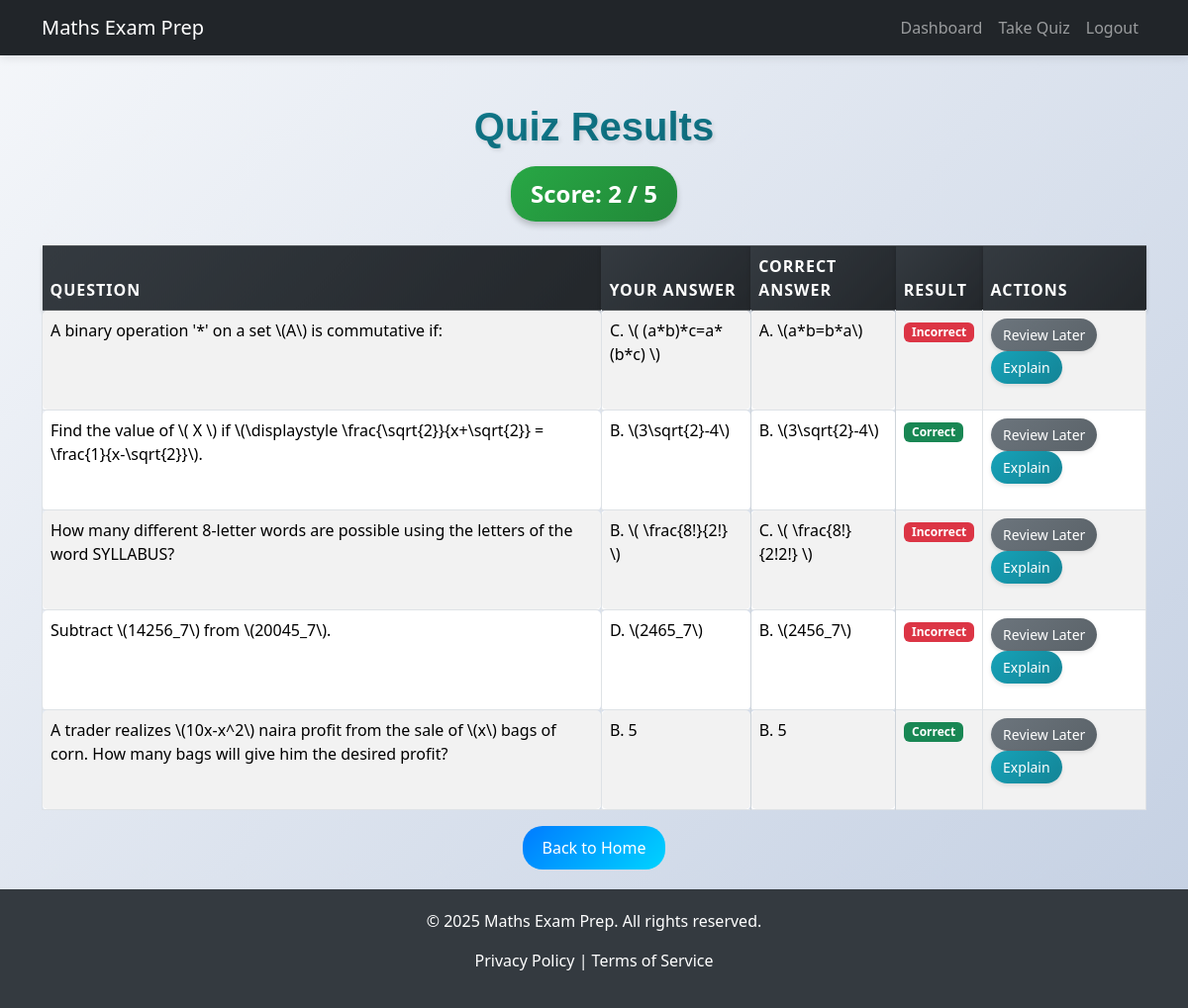
The page /results (signed in) on the database its author committed.
### app/models.py (models this page shows, shortened)
class Question(db.Model):
    id = db.Column(db.Integer, primary_key=True)
    topic = db.Column(db.String(100), nullable=False)
    difficulty = db.Column(db.Integer, nullable=False)
    question_text = db.Column(db.Text, nullable=False)
    option_a = db.Column(db.Text, nullable=False)
    option_b = db.Column(db.Text, nullable=False)
    option_c = db.Column(db.Text, nullable=False)
    option_d = db.Column(db.Text, nullable=False)
    correct_option = db.Column(db.String(10), nullable=False)
    explanation = db.Column(db.Text, nullable=True)
    exam_year = db.Column(db.String(50), nullable=True)  # New metadata field

### app/routes.py (the view)
@app.route('/results')
@login_required
def results():
    responses = UserResponse.query.filter_by(user_id=current_user.id).order_by(UserResponse.id.desc()).limit(5).all()
    if not responses:
        flash('No quiz results found. Please take the quiz first.', 'warning')
        return redirect(url_for('quiz'))
    score = sum(1 for r in responses if r.is_correct)
    total_questions = len(responses)
    marked_question_ids = {rq.question_id for rq in ReviewQuestion.query.filter_by(user_id=current_user.id).all()}
    results_data = []
    valid_options = ['A', 'B', 'C', 'D']
    for r in responses:
        correct_option = r.question.correct_option
        if correct_option in valid_options:
            correct_text = f"{correct_option}. {getattr(r.question, f'option_{correct_option.lower()}')}"
        else:
            correct_text = f"{correct_option} (Invalid option)"
        results_data.append({
            'question_id': r.question.id,
            'question_text': r.question.question_text,
            'selected_option': f"{r.selected_option}. {getattr(r.question, f'option_{r.selected_option.lower()}')}",
            'correct_option': correct_text,
            'is_correct': r.is_correct,
            'is_marked': r.question.id in marked_question_ids
        })
    return render_template('results.html', score=score, total_questions=total_questions, results_data=results_data)

### app/models.py (called while the page is built)
@login_manager.user_loader
def load_user(user_id):
    return User.query.get(int(user_id))

### app/templates/results.html (shortened to what this page needs)
<!DOCTYPE html>
<html lang="en">
<head>
    <link href="https://cdn.jsdelivr.net/npm/bootstrap@5.3.3/dist/css/bootstrap.min.css" rel="stylesheet">
</head>
<body>
    <nav class="navbar navbar-expand-lg navbar-dark bg-dark">
        <div class="container">
            <a class="navbar-brand" href="{{ url_for('home') }}">Maths Exam Prep</a>
            <div class="collapse navbar-collapse" id="navbarNav">
                <ul class="navbar-nav ms-auto">
                    <li class="nav-item">
                        <a class="nav-link" href="{{ url_for('dashboard') }}">Dashboard</a>
                    </li>
                    <li class="nav-item">
                        <a class="nav-link" href="{{ url_for('quiz') }}">Take Quiz</a>
                    </li>
                    <li class="nav-item">
                        <a class="nav-link" href="{{ url_for('logout') }}">Logout</a>
                    </li>
                </ul>
            </div>
        </div>
    </nav>
    <div class="container mt-5">
        <h2 class="text-center mb-3 quiz-title">Quiz Results</h2>
        <p class="text-center mb-4"><span class="score-display">Score: {{ score }} / {{ total_questions }}</span></p>
        <table class="table table-striped table-hover table-bordered">
            <thead class="table-dark">
                <tr>
                    <th scope="col">Question</th>
                    <th scope="col">Your Answer</th>
                    <th scope="col">Correct Answer</th>
                    <th scope="col">Result</th>
                    <th scope="col">Actions</th>
                </tr>
            </thead>
            <tbody>
                {% for result in results_data %}
                    <tr>
                        <td class="question-cell">{{ result.question_text | safe }}</td>
                        <td class="answer-cell">{{ result.selected_option | safe }}</td>
                        <td class="answer-cell">{{ result.correct_option | safe }}</td>
                        <td>
                            {% if result.is_correct %}
                                <span class="badge bg-success">Correct</span>
                            {% else %}
                                <span class="badge bg-danger">Incorrect</span>
                            {% endif %}
                        </td>
                        <td>
                            {% if result.is_marked %}
                                <button class="btn btn-unmark btn-sm" onclick="unmarkForReview({{ result.question_id }})">Unmark</button>
                            {% else %}
                                <button class="btn btn-review btn-sm" onclick="markForReview({{ result.question_id }})">Review Later</button>
                            {% endif %}
                            <button class="btn btn-explain btn-sm" onclick="toggleExplanation({{ result.question_id }})">Explain</button>
                        </td>
                    </tr>
                {% endfor %}
            </tbody>
        </table>
        <a href="{{ url_for('home') }}" class="btn btn-primary mt-3 back-home">Back to Home</a>
    </div>
    <footer class="footer text-center">
        <div class="container">
            <p>© 2025 Maths Exam Prep. All rights reserved.</p>
            <p><a href="#" class="text-white text-decoration-none">Privacy Policy</a> | <a href="#" class="text-white text-decoration-none">Terms of Service</a></p>
        </div>
    </footer>
</body>
</html>

### app/templates/results.html (style rules this page uses)
body { background: linear-gradient(135deg, #f5f7fa 0%, #c3cfe2 100%); min-height: 100vh; display: flex; flex-direction: column; }
.navbar { box-shadow: 0 2px 10px rgba(0,0,0,0.1); }
.footer { background: #343a40; color: white; padding: 20px 0; margin-top: auto; }
.quiz-title { font-family: 'Arial', sans-serif; font-size: 2.5rem; font-weight: 700; color: #002244; text-shadow: 2px 2px 4px rgba(0,0,0,0.1); background: linear-gradient(135deg, #138496, #0d6b7d); -webkit-background-clip: text; -webkit-text-fill-color: transparent; padding: 0 10px; }
.score-display { font-size: 1.5rem; font-weight: 600; color: #ffffff; background: linear-gradient(135deg, #28a745, #218838); padding: 10px 20px; border-radius: 25px; box-shadow: 0 4px 6px rgba(0,0,0,0.2); display: inline-block; }
.btn-explain { background: linear-gradient(135deg, #17a2b8, #138496); border: none; border-radius: 20px; padding: 6px 12px; box-shadow: 0 2px 4px rgba(0,0,0,0.1); transition: all 0.3s ease; color: white; margin-right: 10px; }
.btn-review { background: linear-gradient(135deg, #6c757d, #5a6268); border: none; border-radius: 20px; padding: 6px 12px; box-shadow: 0 2px 4px rgba(0,0,0,0.1); transition: all 0.3s ease; color: white; margin-right: 10px; }
.question-cell { font-weight: 500; background-color: #f1f3f5; border: 1px solid #dee2e6; padding: 10px; border-radius: 5px; line-height: 1.5; }
.answer-cell { background-color: #ffffff; border: 1px solid #ced4da; padding: 10px; border-radius: 5px; box-shadow: inset 0 1px 2px rgba(0,0,0,0.05); line-height: 1.5; }
.table-dark th { background: linear-gradient(135deg, #343a40, #23272b); color: white; font-weight: 600; text-transform: uppercase; letter-spacing: 1px; border: none; box-shadow: 0 2px 4px rgba(0,0,0,0.2); }
.back-home { display: block; margin: 20px auto; width: fit-content; background: linear-gradient(135deg, #007bff, #00d4ff); border: none; border-radius: 20px; padding: 10px 20px; transition: transform 0.3s ease; }

### rows shown on the page
Question: question_text "A binary operation '*' on a set \\(A\\) is commutative if:", selected_option "C. \\( (a*b)*c=a*(b*c) \\)", correct_option "A. \\(a*b=b*a\\)", shows "Incorrect"
Question: question_text "Find the value of \\( X \\) if \\(\\displaystyle \\frac{\\sqrt{2}}{x+\\sqrt{2}} = \\frac{1}{x-\\sqrt{2}}\\).", selected_option "B. \\(3\\sqrt{2}-4\\)", correct_option "B. \\(3\\sqrt{2}-4\\)", shows "Correct"
Question: question_text "How many different 8‐letter words are possible using the letters of the word SYLLABUS?", selected_option "B. \\( \\frac{8!}{2!} \\)", correct_option "C. \\( \\frac{8!}{2!2!} \\)", shows "Incorrect"
Question: question_text "Subtract \\(14256_7\\) from \\(20045_7\\).", selected_option "D. \\(2465_7\\)", correct_option "B. \\(2456_7\\)", shows "Incorrect"
Question: question_text "A trader realizes \\(10x-x^2\\) naira profit from the sale of \\(x\\) bags of corn. How many bags will give him the desired profit?", selected_option "B. 5", correct_option "B. 5", shows "Correct"

### other values the page prints
{{ score }} "2"
{{ total_questions }} "5"
